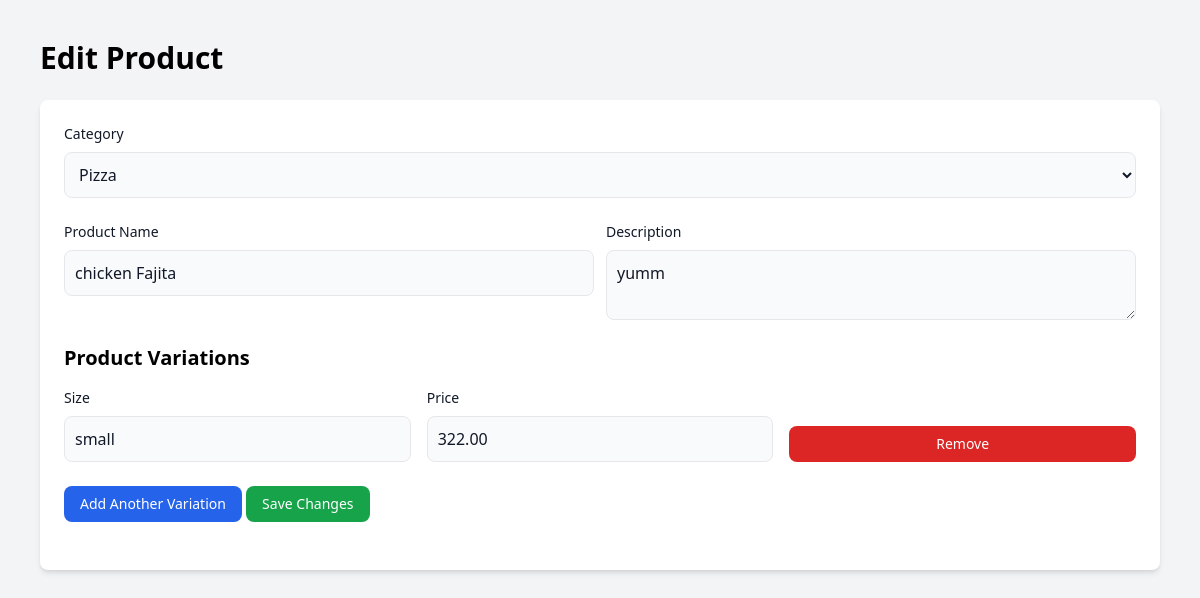
Screenshot of /edit-product/4/ (signed in) with the database file from the repository.
### food/models.py (models this page shows, shortened)
class Product(models.Model):
    name = models.CharField(max_length=100)
    description = models.TextField()
    category = models.ForeignKey(Category, on_delete=models.CASCADE)
    image = models.ImageField(upload_to=get_image_filename, blank=True, null=True)
    is_available = models.BooleanField(default=True)

class Category(models.Model):
    name = models.CharField(max_length=50)
    description = models.TextField(blank=True)

class ProductVariation(models.Model):
    product = models.ForeignKey(Product, on_delete=models.CASCADE, related_name='variations')
    size = models.CharField(max_length=100, )
    price = models.DecimalField(max_digits=6, decimal_places=2)

### food/views.py (the view, shortened to what this page needs)
# urls.py: path('edit-product/<int:id>/',  views.edit_product, name='edit_product'),
@login_required(login_url='login_user')
def edit_product(request, id):
    product_id = id
    product = get_object_or_404(Product, id=product_id)
    categories = Category.objects.all()
    existing_variations = ProductVariation.objects.filter(product=product)
    return render(request, 'products/edit_product.html', {
        'product': product,
        'categories': categories,
        'variations': existing_variations,
    })

### food/templates/products/edit_product.html (shortened to what this page needs)
{% extends "layout.html" %}
{% block layout %}
<body class="bg-gray-100 p-10">
    <h1 class="text-3xl font-bold mb-6">Edit Product</h1>
    <form method="POST" enctype="multipart/form-data" class="bg-white p-6 rounded-lg shadow-md">
        <div class="mb-6">
            <label class="block mb-2 text-sm font-medium text-gray-900">Category</label>
            <select name="category" class="bg-gray-50 border text-gray-900 rounded-lg block w-full p-2.5" required>
                {% for category in categories %}
                    <option value="{{ category.id }}" {% if category.id == product.category_id %}selected{% endif %}>
                        {{ category.name }}
                    </option>
                {% endfor %}
            </select>
        </div>
        <div class="grid gap-3 mb-6 md:grid-cols-2">
            <div>
                <label class="block mb-2 text-sm font-medium text-gray-900">Product Name</label>
                <input type="text" name="product_name" value="{{ product.name }}" class="bg-gray-50 border text-gray-900 rounded-lg block w-full p-2.5" required />
            </div>
            <div>
                <label class="block mb-2 text-sm font-medium text-gray-900">Description</label>
                <textarea name="description" class="bg-gray-50 border text-gray-900 rounded-lg block w-full p-2.5" required>{{ product.description }}</textarea>
            </div>
        </div>
        <h2 class="text-xl font-semibold mb-4">Product Variations</h2>
        <div id="variations" class="grid gap-3 mb-6">
            {% for variation in variations %}
                <div class="variation grid grid-cols-3 gap-4 items-end">
                    <div>
                        <label class="block mb-2 text-sm font-medium text-gray-900">Size</label>
                        <input type="text" step="0.01" name="size[]" value="{{ variation.size }}" class="bg-gray-50 border text-gray-900 rounded-lg block w-full p-2.5" required />
                    </div>
                    <div>
                        <label class="block mb-2 text-sm font-medium text-gray-900">Price</label>
                        <input type="number" step="0.01" name="price[]" value="{{ variation.price }}" class="bg-gray-50 border text-gray-900 rounded-lg block w-full p-2.5" required />
                    </div>
                    <button type="button" onclick="removeVariation(this)" class="px-4 py-2 text-sm font-medium text-white bg-red-600 rounded-lg">Remove</button>
                </div>
            {% endfor %}
        </div>
        <button type="button" onclick="addVariation()" class="mb-6 px-4 py-2 text-sm font-medium text-white bg-blue-600 rounded-lg">Add Another Variation</button>
        <button type="submit" class="px-4 py-2 text-sm font-medium text-white bg-green-600 rounded-lg">Save Changes</button>
    </form>
</body>
{% endblock %}

### static/css/main.css (style rules this page uses)
body { margin: 0; }

### rows the page displays
Product: category "Pizza", product_name "chicken Fajita", description "yumm"
ProductVariation: size "small", price "322.00"
